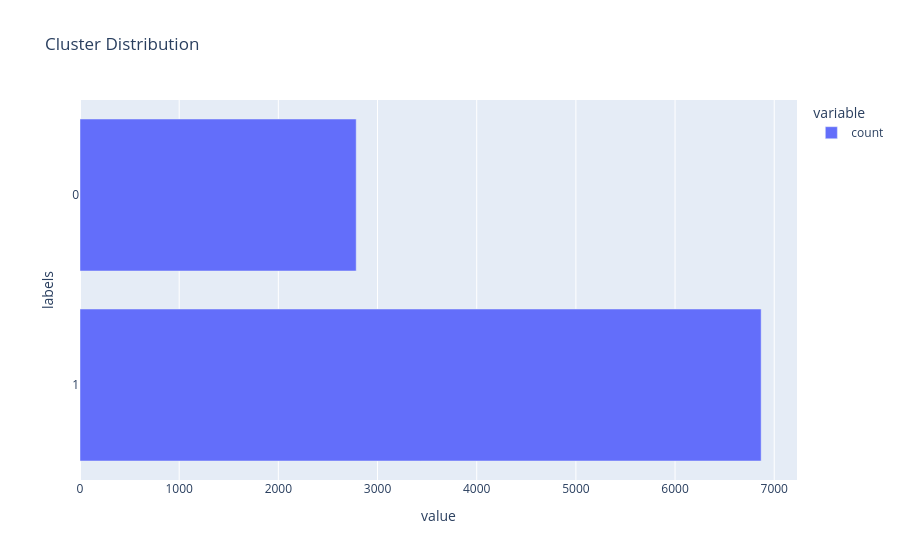

Notebook source saved alongside this figure:
### Code cell
cluster_div = X_pca["labels"].value_counts()

fig = px.bar( 
        data_frame=cluster_div,
        orientation="h",
        title="Cluster Distribution"
    )

fig.show()

### Figure 1 — Plotly figure (JSON) as saved in the notebook; plotly's stock layout.template omitted (floating-point values rounded to 4 significant figures)
{"data": [{"alignmentgroup": "True", "hovertemplate": "variable=count<br>value=%{x}<br>labels=%{y}<extra></extra>", "legendgroup": "count", "marker": {"color": "#636efa", "pattern": {"shape": ""}}, "name": "count", "offsetgroup": "count", "orientation": "h", "showlegend": true, "textposition": "auto", "type": "bar", "x": [6868, 2785], "xaxis": "x", "y": ["1", "0"], "yaxis": "y"}], "layout": {"barmode": "relative", "legend": {"title": {"text": "variable"}, "tracegroupgap": 0}, "title": {"text": "Cluster Distribution"}, "xaxis": {"anchor": "y", "domain": [0, 1], "title": {"text": "value"}}, "yaxis": {"anchor": "x", "domain": [0, 1], "title": {"text": "labels"}}}}
